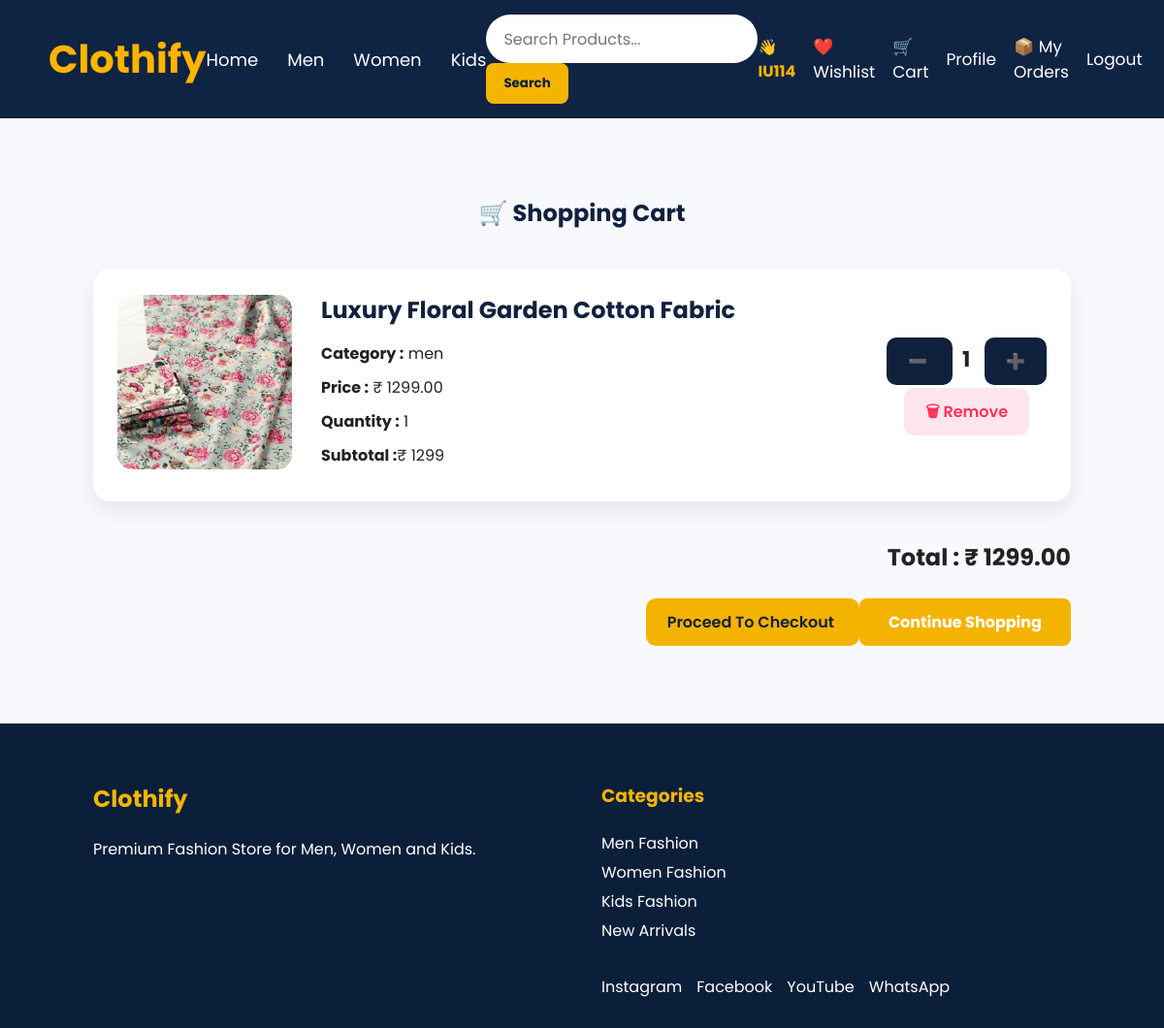
The page /cart/ (signed in) on the database as committed earlier.
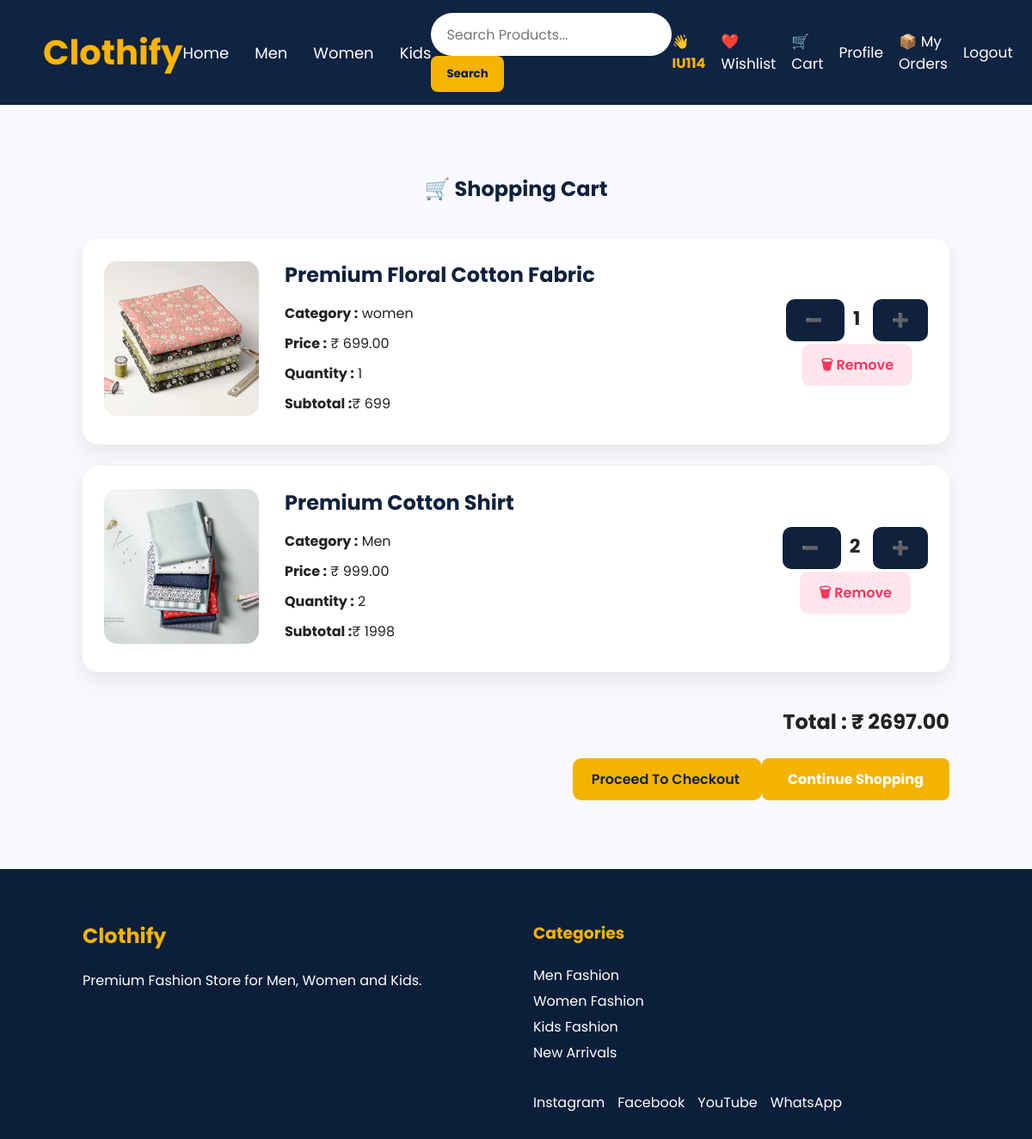
The same page on the database as committed later.
### products/models.py (models this page shows, shortened)
class Cart(models.Model):
    user = models.ForeignKey(User, on_delete=models.CASCADE)
    product = models.ForeignKey(Product, on_delete=models.CASCADE)
    quantity = models.PositiveIntegerField(default=1)
    added_at = models.DateTimeField(auto_now_add=True)

class Product(models.Model):
    name = models.CharField(max_length=200)
    price = models.DecimalField(max_digits=10, decimal_places=2)
    original_price = models.DecimalField(
        max_digits=10,
        decimal_places=2,
        default=0
    )
    description = models.TextField()
    category = models.CharField(max_length=100)
    image = models.ImageField(upload_to='products/')
    stock = models.PositiveIntegerField(default=0)
    rating = models.DecimalField(
        max_digits=2,
        decimal_places=1,
        default=5.0
    )
    discount = models.PositiveIntegerField(default=0)
    created_at = models.DateTimeField(auto_now_add=True)

### products/views.py (the view)
# urls.py: path("cart/", views.cart, name="cart"),
@login_required
def cart(request):
    cart_items = Cart.objects.filter(user=request.user)
    total = 0
    for item in cart_items:
        total += item.product.price * item.quantity
    return render(request, "cart.html", {
        "cart_items": cart_items,
        "total": total
    })

### templates/cart.html (shortened to what this page needs)
{% load static %}
<!DOCTYPE html>
<html lang="en">
<head>
    <link rel="stylesheet" href="{% static 'css/style.css' %}">
</head>
<body>
{% include 'navbar.html' %}
<section class="cart-page">
    <div class="cart-container">
        <h1>🛒 Shopping Cart</h1>
        {% if cart_items %}
            {% for item in cart_items %}
            <div class="cart-card">
                <div class="cart-image">
                    <img src="{{ item.product.image.url }}" alt="{{ item.product.name }}">
                </div>
                <div class="cart-info">
                    <h2>{{ item.product.name }}</h2>
                    <p><strong>Category :</strong> {{ item.product.category }}</p>
                    <p><strong>Price :</strong> ₹ {{ item.product.price }}</p>
                    <p><strong>Quantity :</strong> {{ item.quantity }}</p>
                   <p><strong>Subtotal :</strong>₹ {% widthratio item.product.price 1 item.quantity %}</p>
                </div>
               <div class="cart-actions">
    <a href="{% url 'decrease_quantity' item.id %}" class="cart-btn">
        ➖
    </a>
    <span class="qty">
        {{ item.quantity }}
    </span>
    <a href="{% url 'increase_quantity' item.id %}" class="cart-btn">
        ➕
    </a>
    <br><br>
    <a href="{% url 'remove_from_cart' item.id %}" class="wishlist-btn">
        🗑 Remove
    </a>
</div>
            </div>
            {% endfor %}
            <div class="cart-summary">
                <h2>Total : ₹ {{ total }}</h2>
                <a href="#" class="buy-btn">
                    Proceed To Checkout
                </a>
                <a href="/" class="shop-btn">
                    Continue Shopping
                </a>
            </div>
        {% endif %}
    </div>
</section>
{% include 'footer.html' %}
</body>
</html>

### templates/navbar.html
{% load static %}
<nav class="navbar">
    <div class="logo">
        <a href="/">Clothify</a>
    </div>
    <ul class="menu">
        <li><a href="/">Home</a></li>
        <li><a href="/men/">Men</a></li>
        <li><a href="/women/">Women</a></li>
        <li><a href="/kids/">Kids</a></li>
    </ul>
<div class="search-box">
    <form action="{% url 'home' %}" method="GET">
        <input
            type="text"
            name="q"
            placeholder="Search Products..."
            value="{{ request.GET.q }}"
        >
        <button type="submit">
            Search
        </button>
    </form>
</div>
    <div class="nav-icons">
        {% if user.is_authenticated %}
            <span class="username">
                👋 {{ user.username }}
            </span>
            <a href="{% url 'wishlist' %}">❤️ Wishlist</a>
            <a href="{% url 'cart' %}">🛒 Cart</a>
            <a href="{% url 'profile' %}">Profile</a>
            <a href="{% url 'my_orders' %}">📦 My Orders</a>
            <a href="{% url 'logout' %}">Logout</a>
        {% else %}
            <a href="{% url 'login' %}">Login</a>
            <a href="{% url 'register' %}">Register</a>
        {% endif %}
    </div>
</nav>

### templates/footer.html
<footer class="footer">
    <div class="footer-container">
        <div class="footer-section">
            <h2>Clothify</h2>
            <p>
                Premium Fashion Store for Men, Women and Kids.
            </p>
        </div>
        <div class="footer-section">
            <h3>Categories</h3>
            <p>Men Fashion</p>
            <p>Women Fashion</p>
            <p>Kids Fashion</p>
            <p>New Arrivals</p>
    <div class="social-links">
    <a href="https://instagram.com/instagram/">Instagram</a>
    <a href="https://facebook.com/facebook/">Facebook</a>
    <a href="https://youtube.com/youtube/">YouTube</a>
    <a href="https://web.whatsapp.com/whatsapp/">WhatsApp</a>
        </div>
     </div>
    </div>
</footer>

### static/css/style.css (style rules this page uses)
* { margin:0; padding:0; box-sizing:border-box; font-family:'Poppins',sans-serif; }
html { scroll-behavior:smooth; }
body { background:#f7f9fc; color:#222; }
.navbar { display:flex; justify-content:space-between; align-items:center; padding:15px 50px; background:#0f213d; }
.logo { font-size:40px; font-weight:bold; color:#ffb400; }
.menu { display:flex; list-style:none; gap:30px; }
.menu li { list-style:none; }
.menu a { color:white; text-decoration:none; font-size:20px; }
.search-box input { width:300px; padding:10px; border-radius:8px; border:none; }
.nav-icons { display:flex; gap:20px; }
.nav-icons a { color:white; text-decoration:none; }
.search-box { display:flex; align-items:center; gap:10px; }
.search-box button { height:42px; padding:0 18px; border:none; border-radius:8px; background:#F4B400; color:#0B1F3A; font-weight:bold; cursor:pointer; }
.shop-btn { background:#ffb400; color:#0B1F3A; padding:18px 40px; border-radius:12px; text-decoration:none; font-weight:bold; transition:.3s; }
.search-box input { width:340px; height:50px; border-radius:30px; border:none; padding:0 20px; font-size:17px; }
.wishlist-btn, .cart-btn, .buy-btn { text-decoration:none; padding:13px 22px; border-radius:10px; font-size:16px; font-weight:600; transition:.3s; }
.wishlist-btn { background:#ffe6ec; color:#ff2f5b; }
.cart-btn { background:#0F213D; color:white; }
.buy-btn { background:#F5B301; color:#0F213D; }
.footer { background:#0B1F3A; color:white; padding:60px 8% 20px; }
.footer-container { display:flex; justify-content:space-between; flex-wrap:wrap; gap:40px; }
.footer-section { flex:1; min-width:240px; }
.footer-section h2, .footer-section h3 { color:#F4B400; margin-bottom:20px; }
.footer-section p { line-height:30px; }
.footer-section a { display:block; color:white; text-decoration:none; margin:10px 0; transition:.3s; }
.social-links { display:flex; gap:15px; flex-wrap:wrap; margin-top:20px; }
.navbar { display:flex; justify-content:space-between; align-items:center; padding:15px 50px; background:#0f2342; position:sticky; top:0; z-index:1000; }
.logo a { text-decoration:none; font-size:40px; font-weight:bold; color:#ffb400; }
.menu li a { text-decoration:none; color:white; font-size:18px; transition:.3s; }
.search-box input { width:280px; padding:10px 18px; border:none; border-radius:30px; outline:none; font-size:16px; }
.nav-icons { display:flex; align-items:center; gap:18px; }
.nav-icons a { text-decoration:none; color:white; font-size:17px; transition:.3s; }
.username { color:#ffb400; font-weight:bold; }
.shop-btn { display:inline-block; padding:12px 30px; background:#F5B301; color:#fff; text-decoration:none; border-radius:8px; transition:.3s; }
.cart-page { padding:80px 8%; background:#f8f9fc; }
.cart-container { max-width:1200px; margin:auto; }
.cart-container h1 { text-align:center; color:#0F213D; margin-bottom:40px; }
.cart-card { display:flex; align-items:center; justify-content:space-between; gap:30px; background:#fff; padding:25px; margin-bottom:25px; border-radius:18px; box-shadow:0 10px 25px rgba(0,0,0,.08); }
.cart-image img { width:180px; height:180px; object-fit:cover; border-radius:15px; }
.cart-info { flex:1; }
.cart-info h2 { color:#0F213D; margin-bottom:15px; }
.cart-info p { margin:10px 0; }
.cart-actions { text-align:center; }
.qty { font-size:22px; font-weight:bold; margin:0 10px; }
.cart-summary { margin-top:40px; text-align:right; }
.cart-summary h2 { margin-bottom:25px; }

Rows that differ between the two databases and show on the page:
removed Cart: product.image (picture), product.name "Luxury Floral Garden Cotton Fabric", product.category "men", product.price "1299.00", quantity "1", product+quantity "1299"
added Cart: product.image (picture), product.name "Premium Floral Cotton Fabric", product.category "women", product.price "699.00", quantity "1", product+quantity "699"
added Cart: product.image (picture), product.name "Premium Cotton Shirt", product.category "Men", product.price "999.00", quantity "2", product+quantity "1998"
Other text that changed with them:
{{ total }}: "1299.00" → "2697.00"
